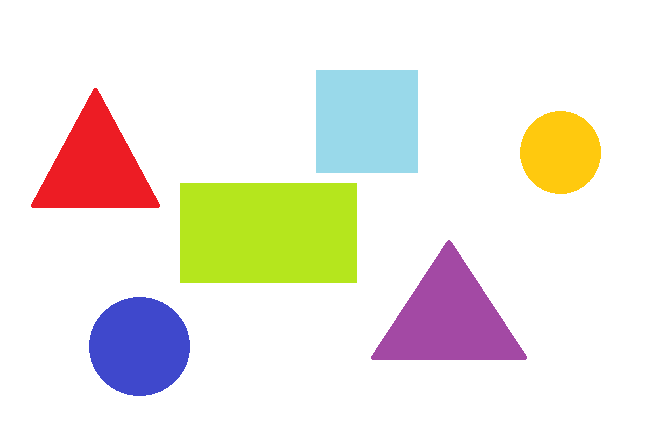
#> input picture Semana_09_Fundamentos_Vision_Computador/semana_09_1_analisis_figuras_geometricas/media/Figuras.png, 647 x 428 px, found by its file name
$ jupyter execute Workshop.ipynb
#> lines starting #> are read from the running program, lines starting #| are printed output that depends on the picture; after the words box and inside, x2 and y2 are one past the last pixel; in counts of white or black regions, pixels touching at a corner belong together
[cell 1]
import cv2
import numpy as np
import matplotlib.pyplot as plt

[cell 2]
# Cargar la imagen
image_path = '/content/Figuras.png'
original_image = cv2.imread(image_path)
#> original_image is the input picture: shape (428, 647, 3); mean B, G, R 224.1, 232.7, 237.2

# Verificar si la imagen se cargó correctamente
if original_image is None:
    print(f"Error: No se pudo cargar la imagen desde {image_path}")
else:
    # Convertir la imagen a escala de grises
    gray_image = cv2.cvtColor(original_image, cv2.COLOR_BGR2GRAY)
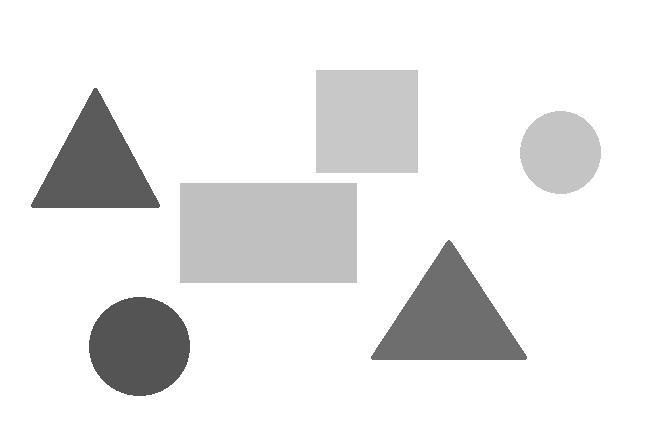
#> gray_image: shape (428, 647); min 84, max 255, mean 233

    # Aplicar un umbral para binarizar la imagen
    # Usaremos un umbral manual alto y THRESH_BINARY_INV para que todo lo que no sea blanco puro
    # se convierta en blanco (figura) y el fondo blanco puro se convierta en negro.
    # El valor 240 es un buen punto de partida; ajusta si es necesario.
    _, binarized_loaded_image = cv2.threshold(gray_image, 240, 255, cv2.THRESH_BINARY_INV)
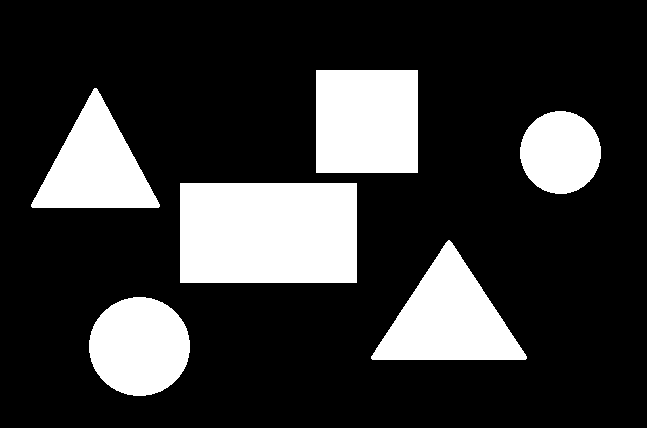
#> binarized_loaded_image: shape (428, 647); 21.4% white; 6 white regions

    # Mostrar la imagen original y la binarizada
    plt.figure(figsize=(10, 5))

    plt.subplot(1, 2, 1)
    plt.imshow(cv2.cvtColor(original_image, cv2.COLOR_BGR2RGB)) # Matplotlib espera RGB
    plt.title('Imagen Original')
    plt.axis('off')

    plt.subplot(1, 2, 2)
    plt.imshow(binarized_loaded_image, cmap='gray')
    plt.title('Imagen Binarizada (Manual + Invertida)')
    plt.axis('off')

    plt.show()
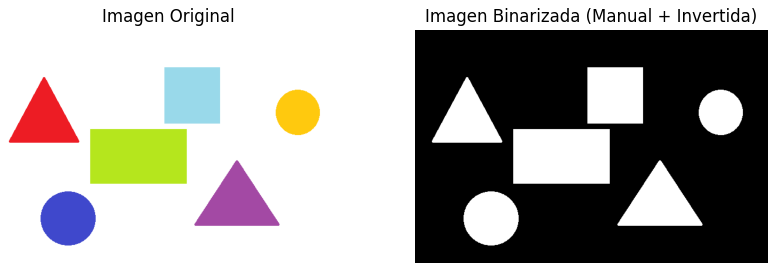
#> figure drawn by matplotlib, 2 panels

[cell 3]
# Encontrar contornos en la imagen binarizada
# cv2.findContours modifica la imagen de entrada, así que trabajamos con una copia
contours, hierarchy = cv2.findContours(binarized_loaded_image.copy(), cv2.RETR_EXTERNAL, cv2.CHAIN_APPROX_SIMPLE)
#> contours = 6 contours; box (x1, y1, x2, y2) and area: (180, 183, 357, 283) 17424, (316, 70, 418, 173) 10302, (371, 240, 527, 360) 9563, (31, 88, 160, 208) 7935, (89, 297, 190, 396) 7695, (520, 111, 601, 194) 5142

# Crear una copia de la imagen original para dibujar los contornos
contours_image = original_image.copy()

# Dibujar todos los contornos encontrados
# El -1 indica que se dibujarán todos los contornos
# El color (0, 255, 0) es verde en BGR, y 2 es el grosor de la línea
cv2.drawContours(contours_image, contours, -1, (0, 255, 0), 2)
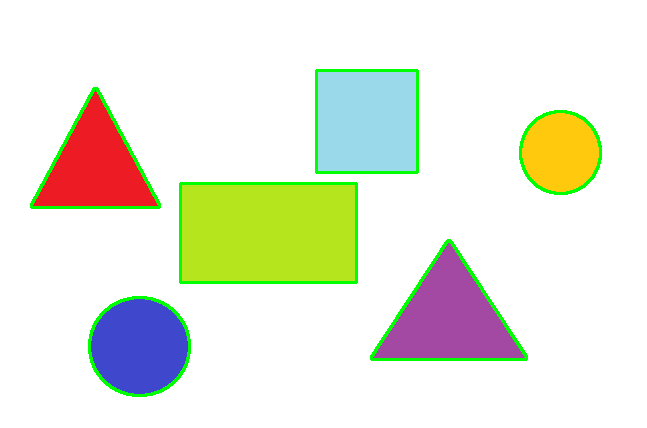
#> contours_image: shape (428, 647, 3); 2.76% of pixels changed, all inside (x1, y1, x2, y2) = (30, 69, 602, 397)

# Mostrar la imagen con los contornos detectados
plt.figure(figsize=(8, 6))
plt.imshow(cv2.cvtColor(contours_image, cv2.COLOR_BGR2RGB))
plt.title('Contornos Detectados (Todas las figuras)')
plt.axis('off')
plt.show()

[cell 4]
import cv2
import numpy as np
import matplotlib.pyplot as plt

# Crear una copia de la imagen original para dibujar los contornos y las métricas
metrics_image = original_image.copy()

# Iterar sobre cada contorno detectado
for i, contour in enumerate(contours):
    # Calcular el área
    area = cv2.contourArea(contour)

    # Calcular el perímetro
    # El segundo argumento 'True' indica que el contorno está cerrado
    perimeter = cv2.arcLength(contour, True)

    # Calcular los momentos para encontrar el centroide
    M = cv2.moments(contour)

    # Evitar la división por cero si el área es muy pequeña (contorno no válido)
    if M["m00"] != 0:
        cX = int(M["m10"] / M["m00"])
        cY = int(M["m01"] / M["m00"])
    else:
        cX, cY = 0, 0  # Centroide predeterminado o manejar como un caso especial

    # Dibujar el contorno
    cv2.drawContours(metrics_image, [contour], -1, (0, 255, 0), 2) # Verde para los contornos

    # Dibujar el centroide como un círculo rojo
    if cX != 0 or cY != 0: # Solo dibujar si el centroide es válido
        cv2.circle(metrics_image, (cX, cY), 5, (255,255,255), -1)

    # Poner el texto con las métricas cerca del centroide
    text_area = f"Area: {int(area)}"
    text_perimeter = f"Perim: {int(perimeter)}"
    text_centroid = f"Centroid: ({cX}, {cY})"

    # Colocar el texto un poco por encima y debajo del centroide
    # Reducir el tamaño de la fuente (0.5 a 0.3) y cambiar el color a negro (0, 0, 0)
    cv2.putText(metrics_image, text_area, (cX - 40, cY - 30), cv2.FONT_HERSHEY_SIMPLEX, 0.28, (0, 0, 0), 1) # Negro
    cv2.putText(metrics_image, text_perimeter, (cX - 40, cY - 20), cv2.FONT_HERSHEY_SIMPLEX, 0.28, (0, 0, 0), 1) # Negro
    cv2.putText(metrics_image, text_centroid, (cX - 40, cY - 10), cv2.FONT_HERSHEY_SIMPLEX, 0.28, (0, 0, 0), 1) # Negro

    print(f"Contour {i+1}: Area = {area:.2f}, Perimeter = {perimeter:.2f}, Centroid = ({cX}, {cY})")
#> this loop made 6 passes
#> (contour, area, perimeter, cX, cY, text_area, text_perimeter) on passes 3, 6: ([[180, 183], [180, 282], [356, 282], [356, 183]], 17424, 550, 268, 232, 'Area: 17424', 'Perim: 550'), ([[316, 70], [316, 172], [417, 172], [417, 70]], 10302, 406, 366, 121, 'Area: 10302', 'Perim: 406')
#> (area, perimeter, cX, cY, text_area, text_perimeter) on passes 1, 2, 4, 5: (7695, 328, 139, 346, 'Area: 7695', 'Perim: 328'), (9563, 456.6, 448, 318, 'Area: 9563', 'Perim: 456'), (5141.5, 268.4, 560, 152, 'Area: 5141', 'Perim: 268'), (7935, 419, 95, 166, 'Area: 7935', 'Perim: 419')
#| Contour 1: Area = 7695.00, Perimeter = 328.05, Centroid = (139, 346)
#| Contour 2: Area = 9563.00, Perimeter = 456.62, Centroid = (448, 318)
#| Contour 3: Area = 17424.00, Perimeter = 550.00, Centroid = (268, 232)
#| Contour 4: Area = 5141.50, Perimeter = 268.35, Centroid = (560, 152)
#| Contour 5: Area = 7935.00, Perimeter = 419.02, Centroid = (95, 166)
#| Contour 6: Area = 10302.00, Perimeter = 406.00, Centroid = (366, 121)
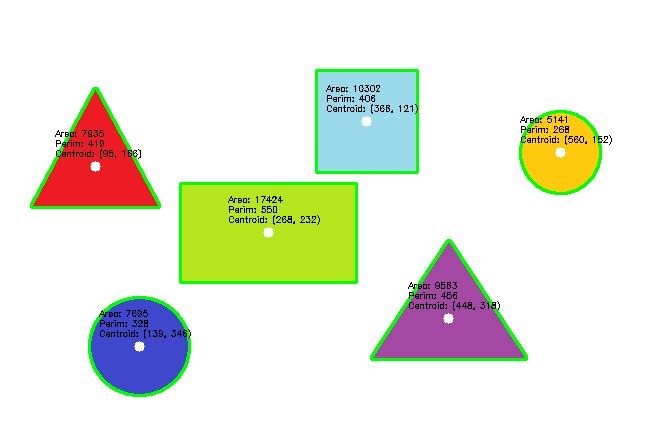
#> metrics_image: shape (428, 647, 3); 3.87% of pixels changed, all inside (x1, y1, x2, y2) = (30, 69, 612, 397)

# Mostrar la imagen con los contornos y sus métricas
plt.figure(figsize=(12, 8))
plt.imshow(cv2.cvtColor(metrics_image, cv2.COLOR_BGR2RGB))
plt.title('Contornos con Área, Perímetro y Centroide')
plt.axis('off')
plt.show()

$ run again, with Semana_09_Fundamentos_Vision_Computador/semana_09_1_analisis_figuras_geometricas/media/Contornos.png copied over Semana_09_Fundamentos_Vision_Computador/semana_09_1_analisis_figuras_geometricas/media/Figuras.png
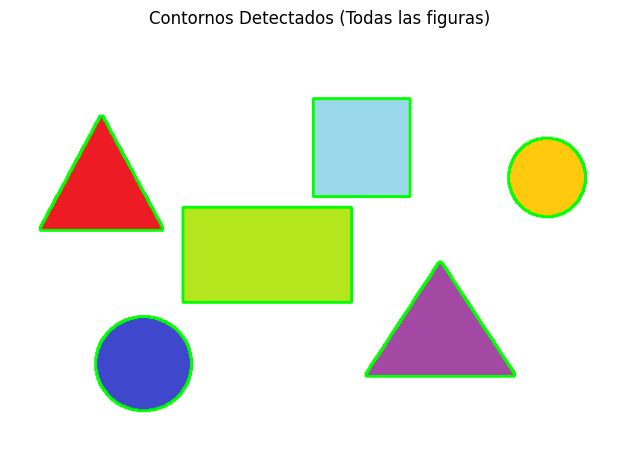
#> input picture Semana_09_Fundamentos_Vision_Computador/semana_09_1_analisis_figuras_geometricas/media/Contornos.png, 640 x 452 px, found by its file name
#> original_image is the input picture: shape (452, 640, 3); mean B, G, R 222.7, 236.1, 233.3
#> `_, binarized_loaded_image = cv2.threshold(gray_image, 240, 255, cv2.TH..`:
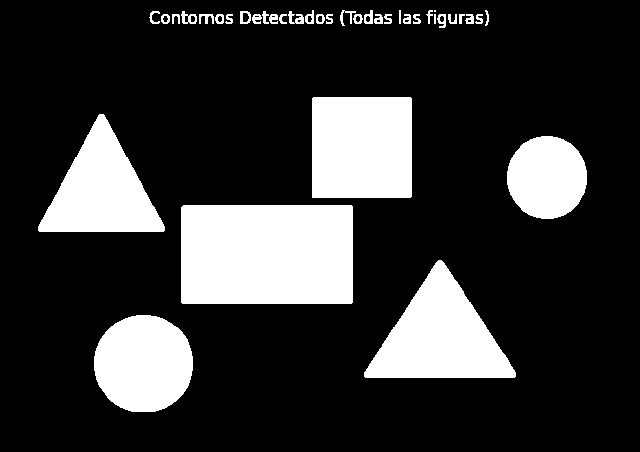
#> binarized_loaded_image: shape (452, 640); 20.6% white; 39 white regions (1 under 20 px)
#> contours = 39 contours, 4 with area under 20; largest, box (x1, y1, x2, y2) and area: (181, 205, 353, 304) 16754, (312, 97, 412, 198) 9898, (364, 260, 516, 378) 9447, (38, 114, 165, 232) 7885, (94, 315, 193, 412) 7526
#> contours_image: shape (452, 640, 3); 2.81% of pixels changed, all inside (x1, y1, x2, y2) = (37, 9, 588, 413)
#> the loop `for i, contour in enumerate(contours):` made 39 passes
#> (area, perimeter, cX, cY, text_area, text_perimeter) on passes 1 to 8: (7525.5, 324.1, 143, 363, 'Area: 7525', 'Perim: 324'), (9447, 449.3, 439, 336, 'Area: 9447', 'Perim: 449'), (16754.5, 535.1, 266, 254, 'Area: 16754', 'Perim: 535'), (5130, 268.1, 546, 177, 'Area: 5130', 'Perim: 268'), (7885, 414.5, 101, 190, 'Area: 7885', 'Perim: 414'), (9898.5, 396.2, 361, 147, 'Area: 9898', 'Perim: 396'), (28.5, 46.38, 478, 18, 'Area: 28', 'Perim: 46'), (50, 40.49, 469, 19, 'Area: 50', 'Perim: 40')
#> (printed output is left out)
#> after the loop `for i, contour in enumerate(contours):`:
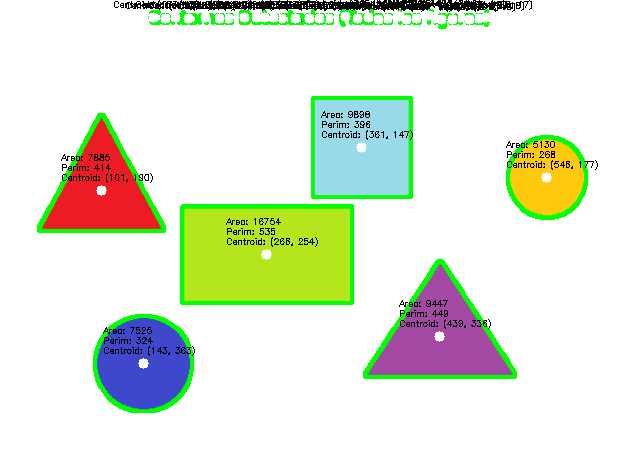
#> metrics_image: shape (452, 640, 3); 4.77% of pixels changed, all inside (x1, y1, x2, y2) = (37, 0, 598, 413)

$ run again, with Semana_09_Fundamentos_Vision_Computador/semana_09_1_analisis_figuras_geometricas/media/Propiedades.png copied over Semana_09_Fundamentos_Vision_Computador/semana_09_1_analisis_figuras_geometricas/media/Figuras.png
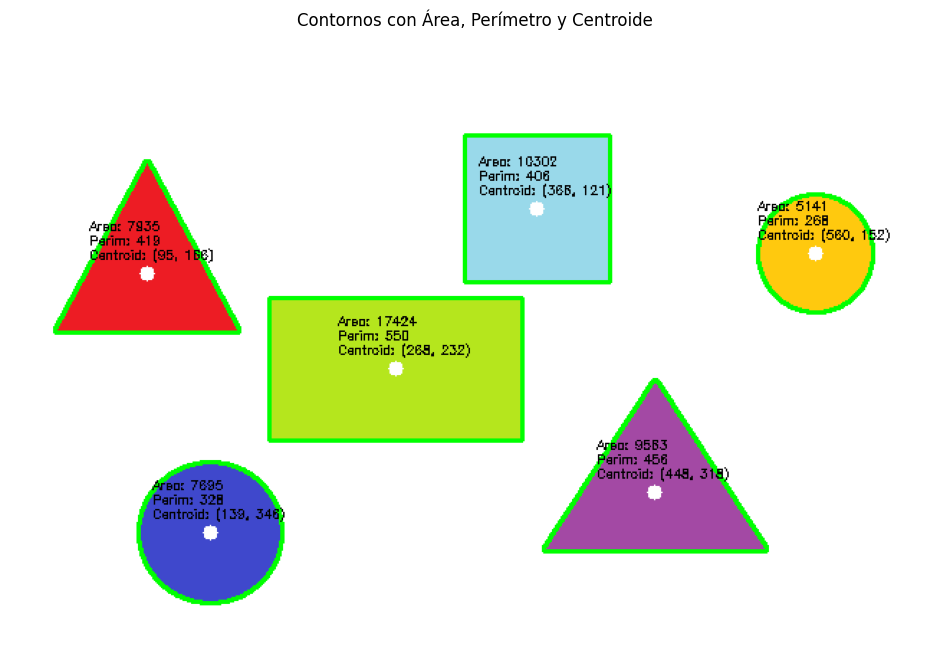
#> input picture Semana_09_Fundamentos_Vision_Computador/semana_09_1_analisis_figuras_geometricas/media/Propiedades.png, 950 x 660 px, found by its file name
#> original_image is the input picture: shape (660, 950, 3); mean B, G, R 221.3, 234.8, 231.7
#> `_, binarized_loaded_image = cv2.threshold(gray_image, 240, 255, cv2.TH..`:
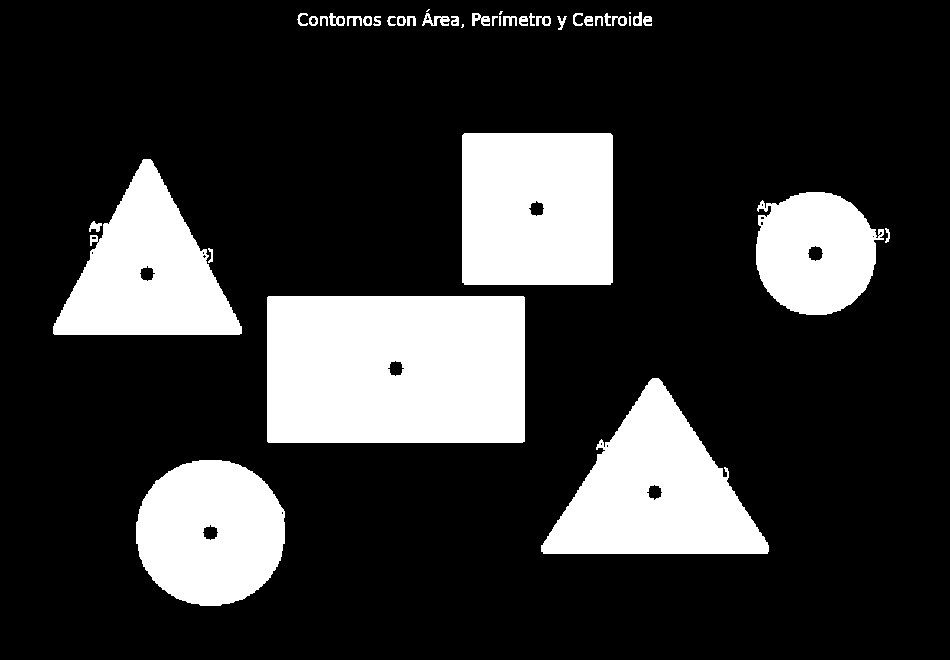
#> binarized_loaded_image: shape (660, 950); 20.9% white; 41 white regions (4 under 20 px)
#> contours = 41 contours, 7 with area under 20; largest, box (x1, y1, x2, y2) and area: (267, 296, 525, 443) 37519, (462, 133, 613, 285) 22639, (541, 378, 769, 554) 21436, (53, 159, 242, 335) 17898, (136, 460, 285, 606) 17042
#> contours_image: shape (660, 950, 3); 1.96% of pixels changed, all inside (x1, y1, x2, y2) = (52, 8, 891, 607)
#> the loop `for i, contour in enumerate(contours):` made 41 passes
#> (area, perimeter, cX, cY, text_area, text_perimeter) on passes 1 to 8: (17042.5, 505.4, 210, 532, 'Area: 17042', 'Perim: 505'), (21436.5, 761.3, 654, 492, 'Area: 21436', 'Perim: 761'), (37519, 803.7, 395, 368, 'Area: 37519', 'Perim: 803'), (24.5, 37.9, 210, 254, 'Area: 24', 'Perim: 37'), (24, 37.31, 887, 235, 'Area: 24', 'Perim: 37'), (63.5, 45.56, 94, 226, 'Area: 63', 'Perim: 45'), (11786.5, 529.4, 814, 252, 'Area: 11786', 'Perim: 529'), (17898.5, 688.4, 146, 273, 'Area: 17898', 'Perim: 688')
#> (printed output is left out)
#> after the loop `for i, contour in enumerate(contours):`:
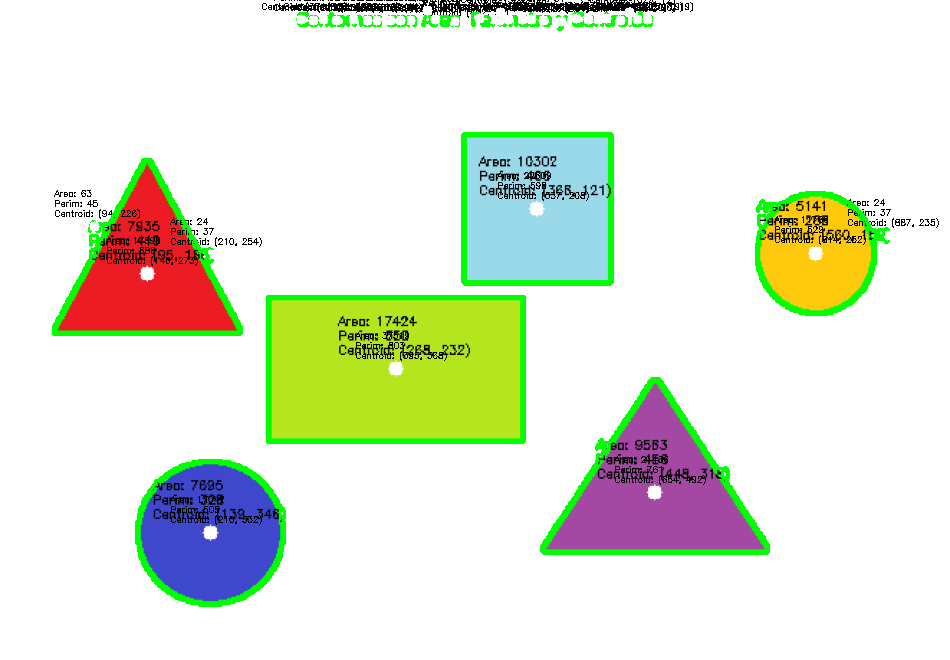
#> metrics_image: shape (660, 950, 3); 3.02% of pixels changed, all inside (x1, y1, x2, y2) = (52, 0, 939, 607)
